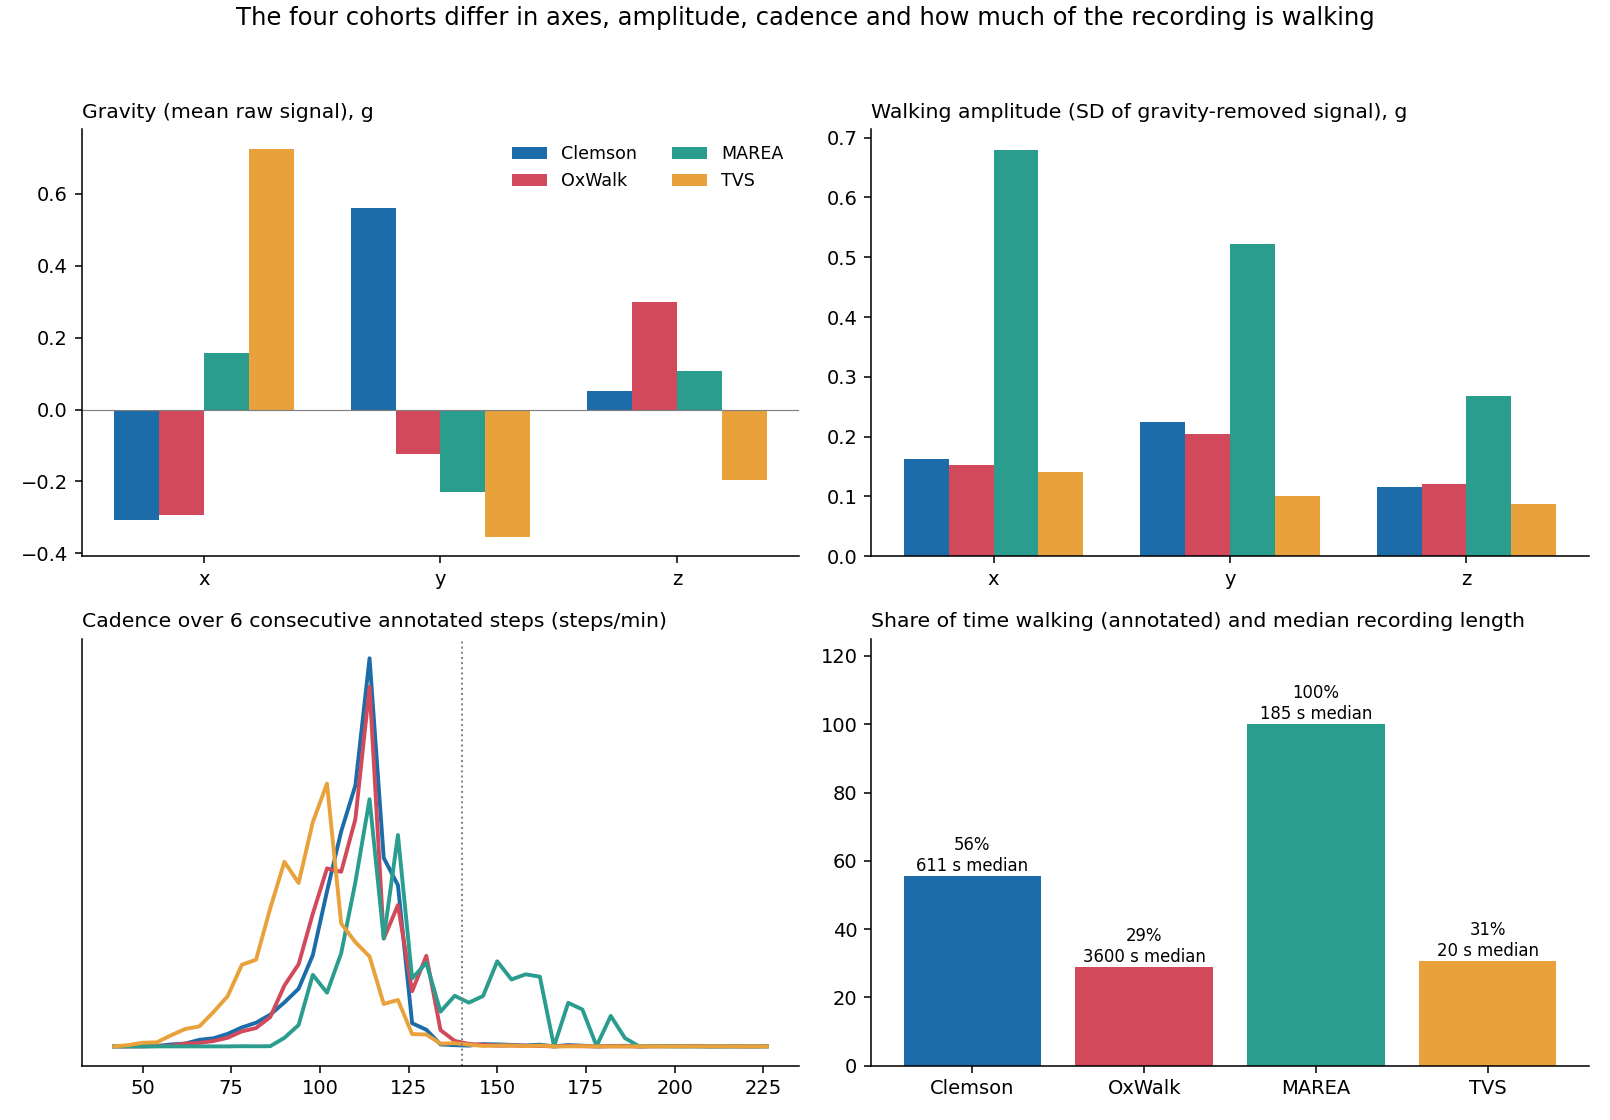

Python code for this plot:
"""How different are Clemson, OxWalk, MAREA and Mobilise-D TVS? Signal-level comparison at the model's input (15 Hz) plus the
documented protocol facts (device, wrist, setting, reference). No model is run.

    python analysis/cohort_protocols.py        -> analysis/cache/cohort_protocols.csv, analysis/cache/cohort_cadence.csv, analysis/cohort_protocols.png

Per cohort: participants, recordings, hours, steps, native sampling rate, raw gravity vector (mean of the 15 Hz signal, g), gravity-removed
SD per axis and of the vector magnitude *while walking* (within +-1 s of an annotated step, or inside the INDIP walking bouts for TVS),
cadence over 6 consecutive steps (steps/min), fraction of time walking.
"""
import sys
from pathlib import Path

import numpy as np
import pandas as pd
from scipy.signal import resample_poly

ROOT = Path(__file__).resolve().parents[1]
sys.path.insert(0, str(ROOT))
from step_counting.clemson.code.train_utils import preprocess_xyz  # noqa: E402
from step_counting.cross_dataset.code.cross_loaders import load_clemson_15hz, load_oxwalk_15hz  # noqa: E402
from step_counting.inference import resample_xyz  # noqa: E402

FS = 15
NATIVE = {"clemson": 15, "oxwalk": 25, "marea": 128, "tvs": 100}


def raw_records():
    """cohort -> list of dict(subject, raw (N,3) at 15 Hz in g, events (sample idx at 15 Hz), mask (bool, N) or None)."""
    out = {}
    out["clemson"] = [dict(subject=r["subject"], raw=r["xyz"], events=np.asarray(r["events"]), mask=None)
                      for r in load_clemson_15hz(str(ROOT / "data/clemson"), preprocess_mode="none")]
    out["oxwalk"] = [dict(subject=r["subject"], raw=r["xyz"], events=np.asarray(r["events"]), mask=None)
                     for r in load_oxwalk_15hz(str(ROOT / "data/oxwalk_wrist_15hz"), preprocess_mode="none")]
    man, ev = pd.read_csv(ROOT / "data/marea/manifest.csv"), pd.read_csv(ROOT / "data/marea/events.csv")
    m = []
    for r in man.itertuples():
        x = resample_poly(pd.read_csv(ROOT / "data/marea" / r.file)[["x", "y", "z"]].to_numpy(float), 15, 128, axis=0).astype(np.float32)
        e = ev[(ev.subject == r.subject) & (ev.activity == r.activity)]["sample"].to_numpy() * 15 / 128
        m.append(dict(subject=f"m{r.subject}", raw=x, events=np.unique(np.clip(np.round(e).astype(int), 0, len(x) - 1)), mask=None))
    out["marea"] = m
    tm = pd.read_csv(ROOT / "data/mobilised_tvs/manifest.csv"); tm = tm[tm.is_last_trial & (tm.n_steps > 0)]
    tev, tb = pd.read_csv(ROOT / "data/mobilised_tvs/events.csv.gz"), pd.read_csv(ROOT / "data/mobilised_tvs/bouts.csv.gz")
    t = []
    for r in tm.itertuples():
        d = pd.read_csv(ROOT / "data/mobilised_tvs" / r.file)
        x = resample_xyz(d[["acc_x", "acc_y", "acc_z"]].to_numpy(float), r.fs, FS).astype(np.float32)
        side = r.wrist.capitalize() + "Wrist"
        e = tev[(tev.id == r.id) & (tev.test == r.test) & (tev.trial == r.trial) & (tev.wrist == side)]["time_s"].to_numpy() * FS
        b = tb[(tb.id == r.id) & (tb.test == r.test) & (tb.trial == r.trial) & (tb.wrist == side)]
        tt = np.arange(len(x)) / FS; msk = np.zeros(len(x), bool)
        for a, c in zip(b.start_s, b.end_s):
            msk |= (tt >= a) & (tt <= c)
        t.append(dict(subject=f"t{r.id}", raw=x, events=np.unique(np.clip(np.round(e).astype(int), 0, len(x) - 1)), mask=msk))
    out["tvs"] = t
    return out


def summarise(recs):
    n = sum(len(r["raw"]) for r in recs)
    grav = sum(r["raw"].sum(0) for r in recs) / n
    var_axes, var_vm, n_walk, cad, durs = np.zeros(3), 0.0, 0, [], []
    p995 = []
    for r in recs:
        f = preprocess_xyz(r["raw"], FS, "gravity_only")
        mask = r["mask"]
        if mask is None:
            mask = np.zeros(len(f), bool)
            for e in r["events"]:
                mask[max(0, e - FS): e + FS + 1] = True
        if mask.sum() > 5:
            w = f[mask]
            var_axes += w.var(0) * len(w); var_vm += np.linalg.norm(w, axis=1).var() * len(w); n_walk += len(w); p995.append(np.percentile(np.abs(w), 99.5))
        e = np.sort(r["events"]) / FS                      # cadence over 6 consecutive steps (15 Hz sampling quantises single intervals)
        if len(e) > 6:
            span, gaps = e[6:] - e[:-6], np.array([np.diff(e[k:k + 7]).max() for k in range(len(e) - 6)])
            cad += list(60 * 6 / span[(gaps < 1.5) & (span > 0)])
        durs.append(len(f) / FS)
    cad = np.asarray(cad)
    return dict(participants=len({r["subject"] for r in recs}), recordings=len(recs), hours=round(n / FS / 3600, 2),
                steps=int(sum(len(r["events"]) for r in recs)), median_recording_s=round(float(np.median(durs)), 0),
                gravity_x=grav[0], gravity_y=grav[1], gravity_z=grav[2],
                walk_sd_x=np.sqrt(var_axes[0] / n_walk), walk_sd_y=np.sqrt(var_axes[1] / n_walk), walk_sd_z=np.sqrt(var_axes[2] / n_walk),
                walk_sd_vm=np.sqrt(var_vm / n_walk), p995_abs=float(np.mean(p995)), walking_fraction=n_walk / n,
                cadence_median=float(np.median(cad)), cadence_p5=float(np.percentile(cad, 5)), cadence_p95=float(np.percentile(cad, 95)),
                cadence_gt140=float((cad > 140).mean())), cad


def main():
    recs = raw_records()
    rows, cads = [], []
    for c, rr in recs.items():
        s, cad = summarise(rr); s.update(cohort=c, native_fs=NATIVE[c]); rows.append(s)
        cads.append(pd.DataFrame({"cohort": c, "cadence": np.random.default_rng(0).choice(cad, min(len(cad), 20000), replace=False)}))
        print(c, {k: (round(v, 3) if isinstance(v, float) else v) for k, v in s.items()}, flush=True)
    t = pd.DataFrame(rows).set_index("cohort").round(3)
    t.to_csv(ROOT / "analysis/cache/cohort_protocols.csv"); pd.concat(cads).to_csv(ROOT / "analysis/cache/cohort_cadence.csv", index=False)

    import matplotlib; matplotlib.use("Agg")
    import matplotlib.pyplot as plt
    COL = {"clemson": "#1b6ca8", "oxwalk": "#d1495b", "marea": "#2a9d8f", "tvs": "#e9a23b"}
    NAME = {"clemson": "Clemson", "oxwalk": "OxWalk", "marea": "MAREA", "tvs": "TVS"}
    fig, ax = plt.subplots(2, 2, figsize=(11.5, 8), facecolor="white")
    for k, (title, cols, ylab) in enumerate([("Gravity (mean raw signal), g", ["gravity_x", "gravity_y", "gravity_z"], "g"),
                                              ("Walking amplitude (SD of gravity-removed signal), g", ["walk_sd_x", "walk_sd_y", "walk_sd_z"], "g")]):
        a = ax[0, k]; w = 0.19
        for j, c in enumerate(t.index):
            a.bar(np.arange(3) + (j - 1.5) * w, t.loc[c, cols], w, color=COL[c], label=NAME[c])
        a.set_xticks(range(3)); a.set_xticklabels(["x", "y", "z"]); a.set_title(title, fontsize=10.5, loc="left"); a.axhline(0, color="grey", lw=.6)
        for s_ in ("top", "right"):
            a.spines[s_].set_visible(False)
    ax[0, 0].legend(frameon=False, fontsize=9, ncol=2)
    cd = pd.concat(cads)
    for c in t.index:
        v = cd[cd.cohort == c].cadence.to_numpy()
        h, e = np.histogram(v, bins=np.arange(40, 230, 4), density=True)
        ax[1, 0].plot((e[:-1] + e[1:]) / 2, h, color=COL[c], lw=2, label=NAME[c])
    ax[1, 0].set_title("Cadence over 6 consecutive annotated steps (steps/min)", fontsize=10.5, loc="left"); ax[1, 0].axvline(140, color="grey", ls=":", lw=1)
    ax[1, 0].set_yticks([])
    for j, c in enumerate(t.index):
        ax[1, 1].bar(j, t.loc[c, "walking_fraction"] * 100, color=COL[c])
        ax[1, 1].text(j, t.loc[c, "walking_fraction"] * 100 + 1.5, f"{t.loc[c, 'walking_fraction'] * 100:.0f}%\n{t.loc[c, 'median_recording_s']:.0f} s median", ha="center", fontsize=8.5)
    ax[1, 1].set_xticks(range(4)); ax[1, 1].set_xticklabels([NAME[c] for c in t.index]); ax[1, 1].set_ylim(0, 125)
    ax[1, 1].set_title("Share of time walking (annotated) and median recording length", fontsize=10.5, loc="left")
    for a in (ax[1, 0], ax[1, 1]):
        for s_ in ("top", "right"):
            a.spines[s_].set_visible(False)
    fig.suptitle("The four cohorts differ in axes, amplitude, cadence and how much of the recording is walking", fontsize=12.5, y=0.995)
    fig.tight_layout(rect=(0, 0, 1, 0.97)); fig.savefig(ROOT / "analysis/cohort_protocols.png", dpi=140)
    print(t.T.to_string())


if __name__ == "__main__":
    main()
